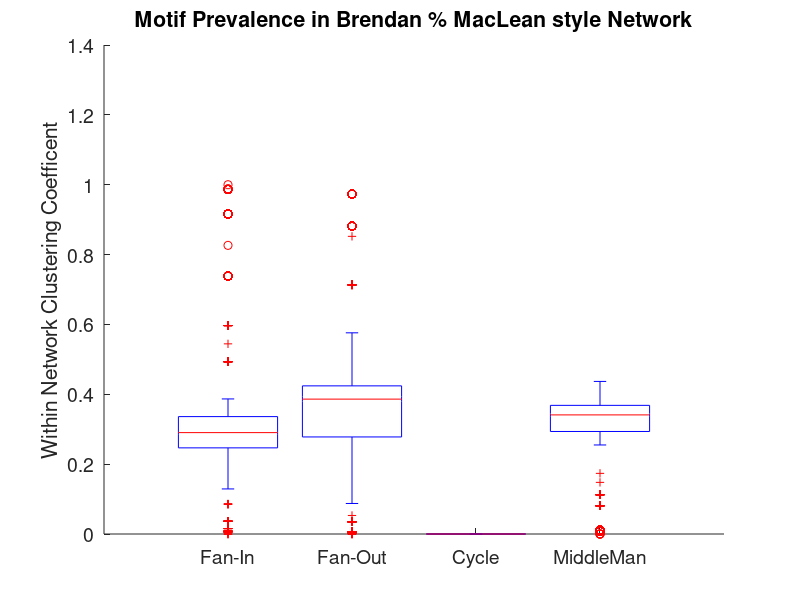
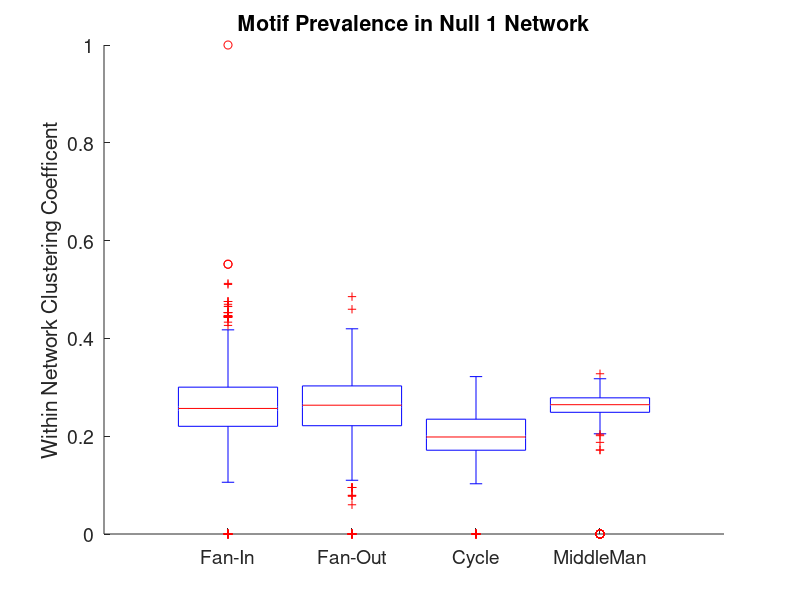
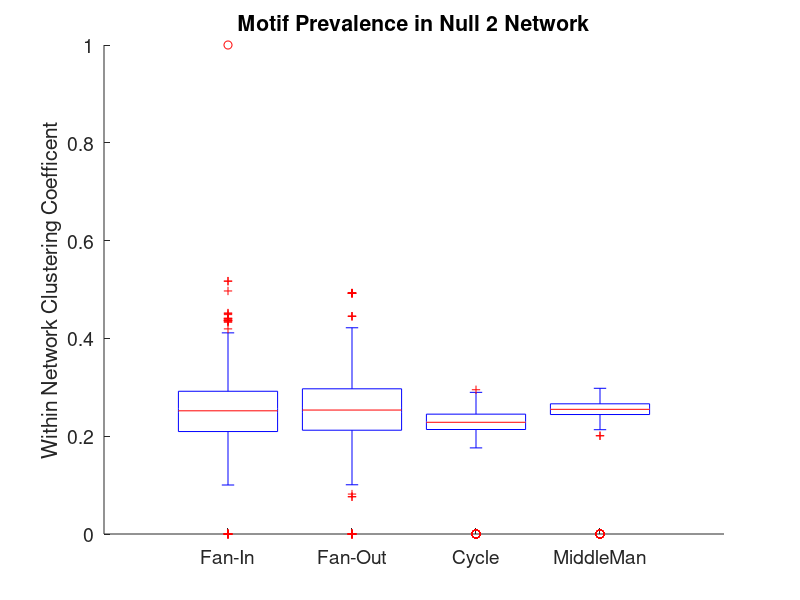
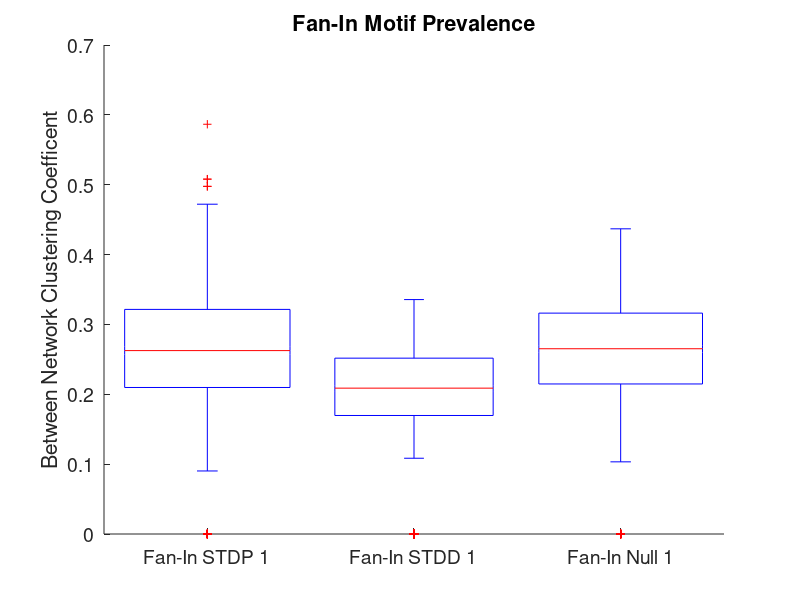

Write MATLAB code to recreate these figures, in order.
cd /Users/clairemckinnon/Documents/WinterQuarter2018/MathMethodsII/FinalProject/matlab_correlation_matrices/

load('brendan_style_motifs.mat')
load('Null_1_motifs.mat')
load('STDD1_motifs.mat')
load('STDP1_motifs.mat')
load('Null_2_motifs.mat')
load('STDD2_motifs.mat')
load('STDP2_motifs.mat')

%% 1. Within Netowrk (all motifs){brendan, Null 1, Null 2}

% % Brendan % % 
figure; hold on
g=[ones(size(CNET_fanIn_brendan)); 2*ones(size(CNET_fanOut_brendan)); 3*ones(size(CNET_cycle_brendan)); 4*ones(size(CNET_middleMan_brendan))]; 
boxplot([CNET_fanIn_brendan;CNET_fanOut_brendan; CNET_cycle_brendan; CNET_middleMan_brendan],g,'Colors',['k' 'r' 'b' 'g']);
set(gca,'FontSize',14)

title('Motif Prevalence in Brendan % MacLean style Network');
ylabel('Within Network Clustering Coefficent');

xticks([1 2 3 4])
xticklabels({'Fan-In','Fan-Out','Cycle','MiddleMan'})

% % Null 1 % %

figure; hold on
g=[ones(size(CNET_fanIn_null1)); 2*ones(size(CNET_fanOut_null1)); 3*ones(size(CNET_cycle_null1)); 4*ones(size(CNET_middleMan_null1))]; 
boxplot([CNET_fanIn_null1;CNET_fanOut_null1; CNET_cycle_null1; CNET_middleMan_null1],g,'Colors',['k' 'r' 'b' 'g']);
set(gca,'FontSize',14)

title('Motif Prevalence in Null 1 Network');
ylabel('Within Network Clustering Coefficent');

xticks([1 2 3 4])
xticklabels({'Fan-In','Fan-Out','Cycle','MiddleMan'})

% % Null 2 % %
figure; hold on
g=[ones(size(CNET_fanIn_Null2)); 2*ones(size(CNET_fanOut_Null2)); 3*ones(size(CNET_cycle_Null2)); 4*ones(size(CNET_middleMan_Null2))]; 
boxplot([CNET_fanIn_Null2;CNET_fanOut_Null2; CNET_cycle_Null2; CNET_middleMan_Null2],g,'Colors',['k' 'r' 'b' 'g']);
set(gca,'FontSize',14)

title('Motif Prevalence in Null 2 Network');
ylabel('Within Network Clustering Coefficent');

xticks([1 2 3 4])
xticklabels({'Fan-In','Fan-Out','Cycle','MiddleMan'})

%% 2. Between Netowrks for particular motif (fan-in): condition 1 {STDP 1, STDD 1 Null 1}

% % Fan In % %
figure; hold on
g=[ones(size(C_fanIn_STDP1)); 2*ones(size(C_fanIn_STDD1)); 3*ones(size(C_fanIn_null1))]; 
boxplot([CNET_fanIn_STDP1;C_fanIn_STDD1; C_fanIn_null1],g,'Colors',['k' 'r' 'b']);
set(gca,'FontSize',14)

title('Fan-In Motif Prevalence');
ylabel('Between Network Clustering Coefficent');

xticks([1 2 3])
xticklabels({'Fan-In STDP 1','Fan-In STDD 1','Fan-In Null 1'})

% % Fan Out % %

figure; hold on
g=[ones(size(C_fanOut_STDP1)); 2*ones(size(C_fanOut_STDD1)); 3*ones(size(C_fanOut_null1))]; 
boxplot([CNET_fanOut_STDP1;C_fanOut_STDD1; C_fanOut_null1],g,'Colors',['k' 'r' 'b']);
set(gca,'FontSize',14)

title('Fan-Out Motif Prevalence');
ylabel('Between Network Clustering Coefficent');

xticks([1 2 3])
xticklabels({'Fan-Out STDP 1','Fan-Out STDD 1','Fan-Out Null 1'})

% % Cycle % % 
figure; hold on
g=[ones(size(C_cycle_STDP1)); 2*ones(size(C_cycle_STDD1)); 3*ones(size(C_cycle_null1))]; 
boxplot([CNET_cycle_STDP1;C_cycle_STDD1; C_cycle_null1],g,'Colors',['k' 'r' 'b']);
set(gca,'FontSize',14)

title('Cycle Motif Prevalence');
ylabel('Between Network Clustering Coefficent');

xticks([1 2 3])
xticklabels({'Cycle STDP 1','Cycle STDD 1','Cycle Null 1'})

% % MiddleMan % %
figure; hold on
g=[ones(size(C_middleMan_STDP1)); 2*ones(size(C_middleMan_STDD1)); 3*ones(size(C_middleMan_null1))]; 
boxplot([CNET_middleMan_STDP1;C_middleMan_STDD1; C_middleMan_null1],g,'Colors',['k' 'r' 'b']);
set(gca,'FontSize',14)

title('Middle Man Motif Prevalence');
ylabel('Between Network Clustering Coefficent');

xticks([1 2 3])
xticklabels({'middleMan STDP 1','middleMan STDD 1','middleMan Null 1'})



